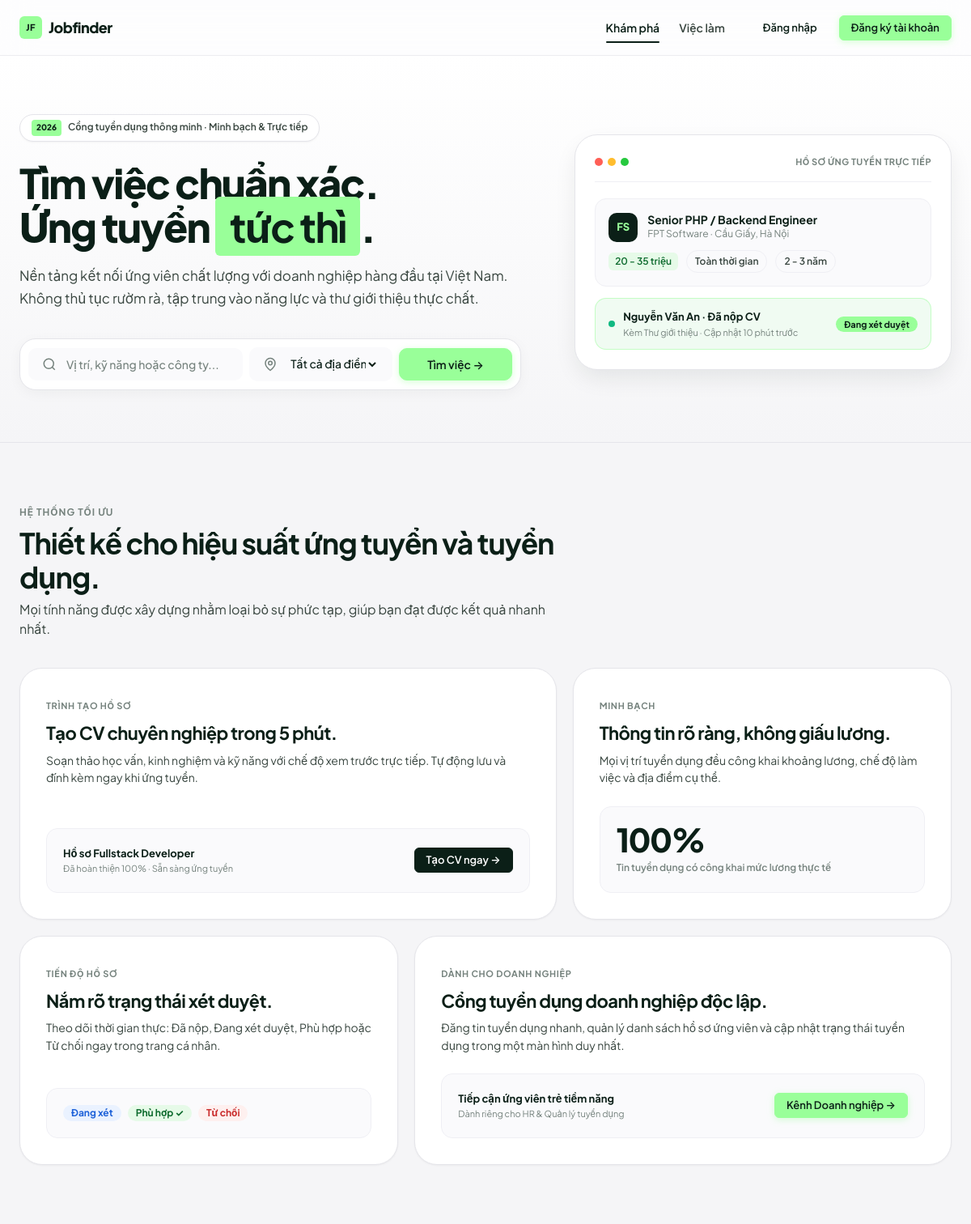
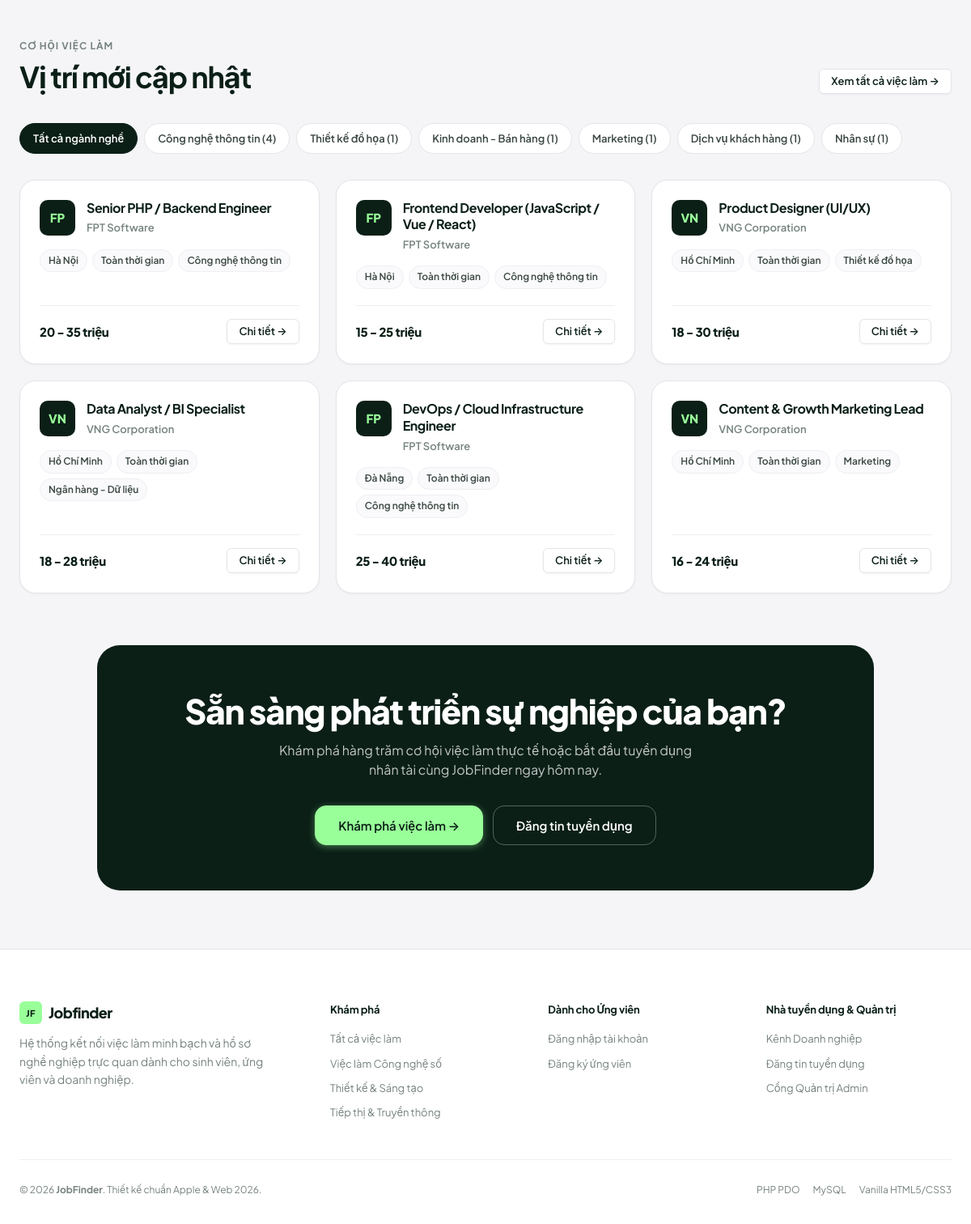
The page / on the database its author committed (2 pictures, top to bottom).
### tables this page shows
CREATE TABLE `jobs` (
  `id` INT AUTO_INCREMENT PRIMARY KEY,
  `employer_id` INT NULL,
  `title` VARCHAR(150) NOT NULL,
  `company` VARCHAR(100) NOT NULL,
  `location` VARCHAR(100) NOT NULL,
  `category` VARCHAR(100) NOT NULL,
  `salary` VARCHAR(100) NOT NULL,
  `salary_value` INT DEFAULT 0,
  `job_type` VARCHAR(50) NOT NULL DEFAULT 'Toàn thời gian',
  `experience` VARCHAR(50) NOT NULL DEFAULT 'Không yêu cầu',
  `description` TEXT NOT NULL,
  `requirements` TEXT NOT NULL,
  `deadline` DATE NULL,
  `views` INT NOT NULL DEFAULT 0,
  `status` VARCHAR(20) NOT NULL DEFAULT 'active',
  `created_at` TIMESTAMP DEFAULT CURRENT_TIMESTAMP,
  CONSTRAINT `fk_job_employer` FOREIGN KEY (`employer_id`) REFERENCES `users` (`id`) ON DELETE SET NULL
);

### index.php (the view, shortened to what this page needs)
<?php
require_once 'config/database.php';
try {
    $featured_stmt = $pdo->query("
        SELECT id, title, company, location, category, salary, job_type, created_at
        FROM jobs
        WHERE status = 'active'
        ORDER BY created_at DESC
        LIMIT 6
    ");
    $featured_jobs = $featured_stmt->fetchAll();
} catch (PDOException $e) {
    $featured_jobs = [];
}
try {
    $cat_stmt = $pdo->query("
        SELECT category, COUNT(id) as total_jobs
        FROM jobs
        WHERE status = 'active'
        GROUP BY category
        ORDER BY total_jobs DESC
        LIMIT 6
    ");
    $categories = $cat_stmt->fetchAll();
} catch (PDOException $e) {
    $categories = [];
}
require_once 'includes/header.php';
?>
<section class="hero-clean">
    <div class="container hero-grid">
        <div class="hero-content">
            <div class="hero-pill">
                <span class="hero-pill-badge">2026</span>
                Cổng tuyển dụng thông minh &middot; Minh bạch & Trực tiếp
            </div>
            <h1 class="hero-heading">
                Tìm việc chuẩn xác.<br>
                Ứng tuyển <span class="mark">tức thì</span>.
            </h1>
            <p class="hero-subheading">
                Nền tảng kết nối ứng viên chất lượng với doanh nghiệp hàng đầu tại Việt Nam. Không thủ tục rườm rà, tập trung vào năng lực và thư giới thiệu thực chất.
            </p>
            <div class="smart-search-card">
                <form action="jobs.php" method="GET" class="search-form-row">
                    <div class="search-field">
                        <svg width="18" height="18" viewBox="0 0 24 24" fill="none" stroke="currentColor" stroke-width="2"><circle cx="11" cy="11" r="8"/><line x1="21" y1="21" x2="16.65" y2="16.65"/></svg>
                        <input type="text" name="keyword" class="search-input" placeholder="Vị trí, kỹ năng hoặc công ty...">
                    </div>
                    <div class="search-field">
                        <svg width="18" height="18" viewBox="0 0 24 24" fill="none" stroke="currentColor" stroke-width="2"><path d="M20 10c0 6-8 12-8 12s-8-6-8-12a8 8 0 0 1 16 0Z"/><circle cx="12" cy="10" r="3"/></svg>
                        <select name="location" class="search-select">
                            <option value="">Tất cả địa điểm</option>
                        </select>
                    </div>
                    <button type="submit" class="btn btn-primary">
                        Tìm việc →
                    </button>
                </form>
            </div>
        </div>
        <div class="hero-preview">
            <div class="preview-window">
                <div class="window-header">
                    <div class="window-dots">
                        <span class="window-dot" style="background:#ff5f56;"></span>
                        <span class="window-dot" style="background:#ffbd2e;"></span>
                        <span class="window-dot" style="background:#27c93f;"></span>
                    </div>
                    <span class="window-badge">Hồ sơ ứng tuyển trực tiếp</span>
                </div>
                <div class="preview-job-item">
                    <div class="preview-job-top">
                        <div class="preview-avatar">FS</div>
                        <div>
                            <div class="preview-title">Senior PHP / Backend Engineer</div>
                            <div class="preview-company">FPT Software &middot; Cầu Giấy, Hà Nội</div>
                        </div>
                    </div>
                    <div class="preview-meta">
                        <span class="preview-salary">20 - 35 triệu</span>
                        <span class="chip">Toàn thời gian</span>
                        <span class="chip">2 - 3 năm</span>
                    </div>
                </div>
                <div class="preview-applicant-chip">
                    <div class="applicant-left">
                        <span class="status-dot"></span>
                        <div>
                            <div style="font-size:13px; font-weight:700; color:var(--ink);">Nguyễn Văn An &middot; Đã nộp CV</div>
                            <div style="font-size:11px; color:var(--muted);">Kèm Thư giới thiệu &middot; Cập nhật 10 phút trước</div>
                        </div>
                    </div>
                    <span class="badge badge--active" style="font-size:11px;">Đang xét duyệt</span>
                </div>
            </div>
        </div>
    </div>
</section>
<section class="section">
    <div class="container">
        <div class="section-header">
            <div class="section-header__left">
                <span class="section-eyebrow">Hệ thống tối ưu</span>
                <h2 class="section-title">Thiết kế cho hiệu suất ứng tuyển và tuyển dụng.</h2>
                <p class="section-desc">Mọi tính năng được xây dựng nhằm loại bỏ sự phức tạp, giúp bạn đạt được kết quả nhanh nhất.</p>
            </div>
        </div>
        <div class="bento-grid">
            <div class="bento-card bento-card--large">
                <div>
                    <span class="bento-tag">Trình tạo hồ sơ</span>
                    <h3 class="bento-title">Tạo CV chuyên nghiệp trong 5 phút.</h3>
                    <p class="bento-desc">Soạn thảo học vấn, kinh nghiệm và kỹ năng với chế độ xem trước trực tiếp. Tự động lưu và đính kèm ngay khi ứng tuyển.</p>
                </div>
                <div class="bento-visual" style="display:flex; justify-content:space-between; align-items:center;">
                    <div>
                        <div style="font-size:13px; font-weight:700;">Hồ sơ Fullstack Developer</div>
                        <div style="font-size:11px; color:var(--muted);">Đã hoàn thiện 100% &middot; Sẵn sàng ứng tuyển</div>
                    </div>
                    <a href="cv-builder.php" class="btn btn-sm btn-dark">Tạo CV ngay →</a>
                </div>
            </div>
            <div class="bento-card bento-card--medium">
                <div>
                    <span class="bento-tag">Minh bạch</span>
                    <h3 class="bento-title">Thông tin rõ ràng, không giấu lương.</h3>
                    <p class="bento-desc">Mọi vị trí tuyển dụng đều công khai khoảng lương, chế độ làm việc và địa điểm cụ thể.</p>
                </div>
                <div class="bento-visual">
                    <div class="bento-metric">100%</div>
                    <div class="bento-metric-label">Tin tuyển dụng có công khai mức lương thực tế</div>
                </div>
            </div>
            <div class="bento-card bento-card--medium">
                <div>
                    <span class="bento-tag">Tiến độ hồ sơ</span>
                    <h3 class="bento-title">Nắm rõ trạng thái xét duyệt.</h3>
                    <p class="bento-desc">Theo dõi thời gian thực: Đã nộp, Đang xét duyệt, Phù hợp hoặc Từ chối ngay trong trang cá nhân.</p>
                </div>
                <div class="bento-visual" style="display:flex; gap:8px;">
                    <span class="badge badge--pending">Đang xét</span>
                    <span class="badge badge--success">Phù hợp ✓</span>
                    <span class="badge badge--danger">Từ chối</span>
                </div>
            </div>
            <div class="bento-card bento-card--large">
                <div>
                    <span class="bento-tag">Dành cho Doanh nghiệp</span>
                    <h3 class="bento-title">Cổng tuyển dụng doanh nghiệp độc lập.</h3>
                    <p class="bento-desc">Đăng tin tuyển dụng nhanh, quản lý danh sách hồ sơ ứng viên và cập nhật trạng thái tuyển dụng trong một màn hình duy nhất.</p>
                </div>
                <div class="bento-visual" style="display:flex; justify-content:space-between; align-items:center;">
                    <div>
                        <div style="font-size:13px; font-weight:700;">Tiếp cận ứng viên trẻ tiềm năng</div>
                        <div style="font-size:11px; color:var(--muted);">Dành riêng cho HR & Quản lý tuyển dụng</div>
                    </div>
                    <a href="employer/dashboard.php" class="btn btn-sm btn-primary">Kênh Doanh nghiệp →</a>
                </div>
            </div>
        </div>
    </div>
</section>
<section class="section section--sm">
    <div class="container">
        <div class="section-header">
            <div>
                <span class="section-eyebrow">Cơ hội việc làm</span>
                <h2 class="section-title">Vị trí mới cập nhật</h2>
            </div>
            <a href="jobs.php" class="btn btn-secondary btn-sm">Xem tất cả việc làm →</a>
        </div>
        <div class="category-pills">
            <a href="jobs.php" class="category-pill active">Tất cả ngành nghề</a>
            <?php foreach ($categories as $cat): ?>
                <a href="jobs.php?category=<?php echo urlencode($cat['category']); ?>" class="category-pill">
                    <?php echo htmlspecialchars($cat['category']); ?> (<?php echo (int)$cat['total_jobs']; ?>)
                </a>
            <?php endforeach; ?>
        </div>
        <div class="job-grid">
            <?php if (!empty($featured_jobs)): ?>
                <?php foreach ($featured_jobs as $job):
                    $company_initial = mb_strtoupper(mb_substr($job['company'], 0, 2));
                ?>
                    <div class="job-card">
                        <div>
                            <div class="job-card__header">
                                <div class="job-card__avatar">
                                    <?php echo htmlspecialchars($company_initial); ?>
                                </div>
                                <div class="job-card__info">
                                    <h3 class="job-card__title">
                                        <a href="job-detail.php?id=<?php echo (int)$job['id']; ?>">
                                            <?php echo htmlspecialchars($job['title']); ?>
                                        </a>
                                    </h3>
                                    <div class="job-card__company"><?php echo htmlspecialchars($job['company']); ?></div>
                                </div>
                            </div>
                            <div class="job-card__chips">
                                <span class="chip"><?php echo htmlspecialchars($job['location']); ?></span>
                                <span class="chip"><?php echo htmlspecialchars($job['job_type']); ?></span>
                                <span class="chip"><?php echo htmlspecialchars($job['category']); ?></span>
                            </div>
                        </div>
                        <div class="job-card__footer">
                            <div class="job-card__salary">
                                <?php echo htmlspecialchars($job['salary']); ?>
                            </div>
                            <a href="job-detail.php?id=<?php echo (int)$job['id']; ?>" class="btn btn-secondary btn-sm">
                                Chi tiết →
                            </a>
                        </div>
                    </div>
                <?php endforeach; ?>
            <?php else: ?>
                <div style="grid-column: 1 / -1; padding: 48px; background: var(--surface); border-radius: var(--radius-lg); text-align: center; border: 1px solid var(--line);">
                    <p class="text-muted">Hiện chưa có tin tuyển dụng nào được đăng tải.</p>
                </div>
            <?php endif; ?>
        </div>
    </div>
</section>
<section class="section" style="padding-top:20px;">
    <div class="container">
        <div style="background:var(--ink); color:var(--surface); border-radius:var(--radius-xl); padding:56px 40px; text-align:center; max-width:960px; margin:0 auto;">
            <h2 style="color:var(--surface); font-size:clamp(28px, 3.5vw, 42px); font-weight:800; letter-spacing:-0.03em; margin-bottom:12px;">
                Sẵn sàng phát triển sự nghiệp của bạn?
            </h2>
            <p style="color:rgba(255,255,255,0.75); font-size:16px; max-width:540px; margin:0 auto 32px; line-height:1.5;">
                Khám phá hàng trăm cơ hội việc làm thực tế hoặc bắt đầu tuyển dụng nhân tài cùng JobFinder ngay hôm nay.
            </p>
            <div style="display:flex; justify-content:center; gap:12px; flex-wrap:wrap;">
                <a href="jobs.php" class="btn btn-primary btn-lg">Khám phá việc làm →</a>
                <a href="employer/job-create.php" class="btn btn-secondary btn-lg" style="background:transparent; color:#ffffff; border-color:rgba(255,255,255,0.3);">
                    Đăng tin tuyển dụng
                </a>
            </div>
        </div>
    </div>
</section>
<?php require_once 'includes/footer.php'; ?>

### rows shown on the page
jobs: company "FP", title "Senior PHP / Backend Engineer", company "FPT Software", location "Hà Nội", job_type "Toàn thời gian", category "Công nghệ thông tin", salary "20 - 35 triệu"
jobs: company "FP", title "Frontend Developer (JavaScript / Vue / React)", company "FPT Software", location "Hà Nội", job_type "Toàn thời gian", category "Công nghệ thông tin", salary "15 - 25 triệu"
jobs: company "VN", title "Product Designer (UI/UX)", company "VNG Corporation", location "Hồ Chí Minh", job_type "Toàn thời gian", category "Thiết kế đồ họa", salary "18 - 30 triệu"
jobs: company "VN", title "Data Analyst / BI Specialist", company "VNG Corporation", location "Hồ Chí Minh", job_type "Toàn thời gian", category "Ngân hàng - Dữ liệu", salary "18 - 28 triệu"
jobs: company "FP", title "DevOps / Cloud Infrastructure Engineer", company "FPT Software", location "Đà Nẵng", job_type "Toàn thời gian", category "Công nghệ thông tin", salary "25 - 40 triệu"
jobs: company "VN", title "Content & Growth Marketing Lead", company "VNG Corporation", location "Hồ Chí Minh", job_type "Toàn thời gian", category "Marketing", salary "16 - 24 triệu"

### other values the page prints
$cat['category'] "Công nghệ thông tin"
$cat['total_jobs'] "4"
$cat['category'] "Thiết kế đồ họa"
$cat['total_jobs'] "1"
$cat['category'] "Kinh doanh - Bán hàng"
$cat['category'] "Marketing"
$cat['category'] "Dịch vụ khách hàng"
$cat['category'] "Nhân sự"
